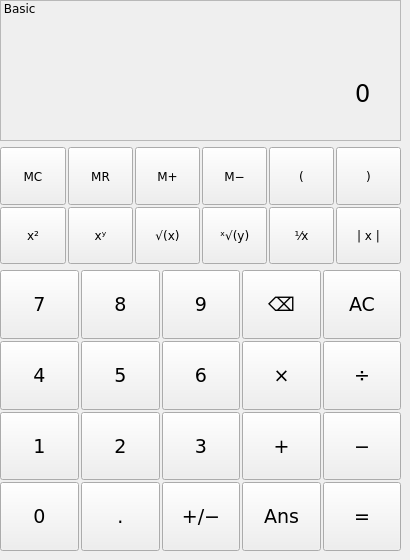
    <widget class="QWidget" name="basic_view">
     <widget class="QWidget" name="widget" native="true">
      <property name="geometry">
       <rect>
        <x>0</x>
        <y>0</y>
        <width>401</width>
        <height>551</height>
       </rect>
      </property>
      <property name="sizePolicy">
       <sizepolicy hsizetype="Expanding" vsizetype="Expanding">
        <horstretch>0</horstretch>
        <verstretch>0</verstretch>
       </sizepolicy>
      </property>
      <layout class="QVBoxLayout" name="basic" stretch="6,5,12">
       <item>
        <widget class="QFrame" name="display_2">
         <property name="sizePolicy">
          <sizepolicy hsizetype="Expanding" vsizetype="Expanding">
           <horstretch>0</horstretch>
           <verstretch>0</verstretch>
          </sizepolicy>
         </property>
         <property name="font">
          <font>
           <family>DejaVu Sans</family>
           <pointsize>12</pointsize>
          </font>
         </property>
         <property name="frameShape">
          <enum>QFrame::Shape::StyledPanel</enum>
         </property>
         <property name="frameShadow">
          <enum>QFrame::Shadow::Raised</enum>
         </property>
         <property name="lineWidth">
          <number>2</number>
         </property>
         <widget class="QWidget" name="verticalLayoutWidget_2">
          <property name="geometry">
           <rect>
            <x>0</x>
            <y>0</y>
            <width>371</width>
            <height>131</height>
           </rect>
          </property>
          <layout class="QVBoxLayout" name="displayLayout_2" stretch="4,6">
           <item alignment="Qt::AlignmentFlag::AlignRight|Qt::AlignmentFlag::AlignBottom">
            <widget class="QLabel" name="equationLabel_2">
             <property name="font">
              <font>
               <family>DejaVu Sans</family>
               <pointsize>11</pointsize>
              </font>
             </property>
             <property name="text">
              <string/>
             </property>
            </widget>
           </item>
           <item alignment="Qt::AlignmentFlag::AlignRight|Qt::AlignmentFlag::AlignVCenter">
            <widget class="QLabel" name="answerInputLabel_2">
             <property name="font">
              <font>
               <family>DejaVu Sans</family>
               <pointsize>18</pointsize>
              </font>
             </property>
             <property name="layoutDirection">
              <enum>Qt::LayoutDirection::LeftToRight</enum>
             </property>
             <property name="text">
              <string>0</string>
             </property>
            </widget>
           </item>
          </layout>
         </widget>
         <widget class="QLabel" name="modeDisplay_2">
          <property name="geometry">
           <rect>
            <x>0</x>
            <y>0</y>
            <width>71</width>
            <height>16</height>
           </rect>
          </property>
          <property name="font">
           <font>
            <family>DejaVu Sans</family>
            <pointsize>9</pointsize>
           </font>
          </property>
          <property name="text">
           <string> Basic</string>
          </property>
         </widget>
        </widget>
       </item>
       <item>
        <layout class="QGridLayout" name="scientificFunctionsInput_2" rowstretch="1,1" columnstretch="1,0,0,0,0,0">
         <property name="leftMargin">
          <number>0</number>
         </property>
         <property name="spacing">
          <number>2</number>
         </property>
         <item row="1" column="1">
          <widget class="QPushButton" name="exponential_2">
           <property name="sizePolicy">
            <sizepolicy hsizetype="Expanding" vsizetype="Expanding">
             <horstretch>0</horstretch>
             <verstretch>0</verstretch>
            </sizepolicy>
           </property>
           <property name="font">
            <font>
             <family>DejaVu Sans</family>
             <pointsize>9</pointsize>
            </font>
           </property>
           <property name="toolTip">
            <string>Exponential</string>
           </property>
           <property name="text">
            <string>xʸ</string>
           </property>
          </widget>
         </item>
         <item row="0" column="2">
          <widget class="QPushButton" name="memory_add_2">
           <property name="sizePolicy">
            <sizepolicy hsizetype="Expanding" vsizetype="Expanding">
             <horstretch>0</horstretch>
             <verstretch>0</verstretch>
            </sizepolicy>
           </property>
           <property name="font">
            <font>
             <family>DejaVu Sans</family>
             <pointsize>9</pointsize>
            </font>
           </property>
           <property name="toolTip">
            <string>Memory Add</string>
           </property>
           <property name="text">
            <string>M+</string>
           </property>
          </widget>
         </item>
         <item row="1" column="3">
          <widget class="QPushButton" name="x_th_root_2">
           <property name="sizePolicy">
            <sizepolicy hsizetype="Expanding" vsizetype="Expanding">
             <horstretch>0</horstretch>
             <verstretch>0</verstretch>
            </sizepolicy>
           </property>
           <property name="font">
            <font>
             <family>DejaVu Sans</family>
             <pointsize>9</pointsize>
            </font>
           </property>
           <property name="toolTip">
            <string>x-th Root</string>
           </property>
           <property name="text">
            <string>ˣ√(y)</string>
           </property>
          </widget>
         </item>
         <item row="1" column="0">
          <widget class="QPushButton" name="square_2">
           <property name="sizePolicy">
            <sizepolicy hsizetype="Expanding" vsizetype="Expanding">
             <horstretch>0</horstretch>
             <verstretch>0</verstretch>
            </sizepolicy>
           </property>
           <property name="font">
            <font>
             <family>DejaVu Sans</family>
             <pointsize>9</pointsize>
            </font>
           </property>
           <property name="toolTip">
            <string>Square</string>
           </property>
           <property name="text">
            <string>x²</string>
           </property>
          </widget>
         </item>
         <item row="0" column="4">
          <widget class="QPushButton" name="parentheses_left_2">
           <property name="sizePolicy">
            <sizepolicy hsizetype="Expanding" vsizetype="Expanding">
             <horstretch>0</horstretch>
             <verstretch>0</verstretch>
            </sizepolicy>
           </property>
           <property name="font">
            <font>
             <family>DejaVu Sans</family>
             <pointsize>9</pointsize>
            </font>
           </property>
           <property name="toolTip">
            <string>Left Parentheses</string>
           </property>
           <property name="text">
            <string>(</string>
           </property>
          </widget>
         </item>
         <item row="1" column="4">
          <widget class="QPushButton" name="reciprocal_2">
           <property name="sizePolicy">
            <sizepolicy hsizetype="Expanding" vsizetype="Expanding">
             <horstretch>0</horstretch>
             <verstretch>0</verstretch>
            </sizepolicy>
           </property>
           <property name="font">
            <font>
             <family>DejaVu Sans</family>
             <pointsize>9</pointsize>
            </font>
           </property>
           <property name="toolTip">
            <string>Reciprocal</string>
           </property>
           <property name="text">
            <string>⅟x</string>
           </property>
          </widget>
         </item>
         <item row="0" column="3">
          <widget class="QPushButton" name="memory_subtract_2">
           <property name="sizePolicy">
            <sizepolicy hsizetype="Expanding" vsizetype="Expanding">
             <horstretch>0</horstretch>
             <verstretch>0</verstretch>
            </sizepolicy>
           </property>
           <property name="font">
            <font>
             <family>DejaVu Sans</family>
             <pointsize>9</pointsize>
            </font>
           </property>
           <property name="toolTip">
            <string>Memory Subtract</string>
           </property>
           <property name="text">
            <string>M−</string>
           </property>
          </widget>
         </item>
         <item row="1" column="2">
          <widget class="QPushButton" name="square_root_2">
           <property name="sizePolicy">
            <sizepolicy hsizetype="Expanding" vsizetype="Expanding">
             <horstretch>0</horstretch>
             <verstretch>0</verstretch>
            </sizepolicy>
           </property>
           <property name="font">
            <font>
             <family>DejaVu Sans</family>
             <pointsize>9</pointsize>
            </font>
           </property>
           <property name="toolTip">
            <string>Square Root</string>
           </property>
           <property name="text">
            <string>√(x)</string>
           </property>
          </widget>
         </item>
         <item row="0" column="1">
          <widget class="QPushButton" name="memory_recall_2">
           <property name="sizePolicy">
            <sizepolicy hsizetype="Expanding" vsizetype="Expanding">
             <horstretch>0</horstretch>
             <verstretch>0</verstretch>
            </sizepolicy>
           </property>
           <property name="font">
            <font>
             <family>DejaVu Sans</family>
             <pointsize>9</pointsize>
            </font>
           </property>
           <property name="toolTip">
            <string>Memory Recall</string>
           </property>
           <property name="text">
            <string>MR</string>
           </property>
          </widget>
         </item>
         <item row="0" column="5">
          <widget class="QPushButton" name="parentheses_right_2">
           <property name="sizePolicy">
            <sizepolicy hsizetype="Expanding" vsizetype="Expanding">
             <horstretch>0</horstretch>
             <verstretch>0</verstretch>
            </sizepolicy>
           </property>
           <property name="font">
            <font>
             <family>DejaVu Sans</family>
             <pointsize>9</pointsize>
            </font>
           </property>
           <property name="toolTip">
            <string>Right Parentheses</string>
           </property>
           <property name="text">
            <string>)</string>
           </property>
          </widget>
         </item>
         <item row="1" column="5">
          <widget class="QPushButton" name="absolute_value_2">
           <property name="sizePolicy">
            <sizepolicy hsizetype="Expanding" vsizetype="Expanding">
             <horstretch>0</horstretch>
             <verstretch>0</verstretch>
            </sizepolicy>
           </property>
           <property name="font">
            <font>
             <family>DejaVu Sans</family>
             <pointsize>9</pointsize>
            </font>
           </property>
           <property name="toolTip">
            <string>Absolute Value</string>
           </property>
           <property name="statusTip">
            <string/>
           </property>
           <property name="text">
            <string>| x |</string>
           </property>
          </widget>
         </item>
         <item row="0" column="0">
          <widget class="QPushButton" name="memory_clear_2">
           <property name="sizePolicy">
            <sizepolicy hsizetype="Expanding" vsizetype="Expanding">
             <horstretch>0</horstretch>
             <verstretch>0</verstretch>
            </sizepolicy>
           </property>
           <property name="font">
            <font>
             <family>DejaVu Sans</family>
             <pointsize>9</pointsize>
            </font>
           </property>
           <property name="toolTip">
            <string>Memory Clear</string>
           </property>
           <property name="text">
            <string>MC</string>
           </property>
          </widget>
         </item>
        </layout>
       </item>
       <item>
        <layout class="QGridLayout" name="arithmeticButtons_2">
         <property name="spacing">
          <number>2</number>
         </property>
         <item row="0" column="0">
          <widget class="QPushButton" name="n7_2">
           <property name="sizePolicy">
            <sizepolicy hsizetype="Expanding" vsizetype="Expanding">
             <horstretch>0</horstretch>
             <verstretch>0</verstretch>
            </sizepolicy>
           </property>
           <property name="font">
            <font>
             <family>DejaVu Sans</family>
             <pointsize>14</pointsize>
            </font>
           </property>
           <property name="toolTip">
            <string>Seven</string>
           </property>
           <property name="text">
            <string>7</string>
           </property>
          </widget>
         </item>
         <item row="3" column="3">
          <widget class="QPushButton" name="ans_2">
           <property name="sizePolicy">
            <sizepolicy hsizetype="Expanding" vsizetype="Expanding">
             <horstretch>0</horstretch>
             <verstretch>0</verstretch>
            </sizepolicy>
           </property>
           <property name="font">
            <font>
             <family>DejaVu Sans</family>
             <pointsize>14</pointsize>
            </font>
           </property>
           <property name="toolTip">
            <string>Previous Answer</string>
           </property>
           <property name="text">
            <string>Ans</string>
           </property>
          </widget>
         </item>
         <item row="2" column="1">
          <widget class="QPushButton" name="n2_2">
           <property name="sizePolicy">
            <sizepolicy hsizetype="Expanding" vsizetype="Expanding">
             <horstretch>0</horstretch>
             <verstretch>0</verstretch>
            </sizepolicy>
           </property>
           <property name="font">
            <font>
             <family>DejaVu Sans</family>
             <pointsize>14</pointsize>
            </font>
           </property>
           <property name="toolTip">
            <string>Two</string>
           </property>
           <property name="text">
            <string>2</string>
           </property>
          </widget>
         </item>
         <item row="2" column="3">
          <widget class="QPushButton" name="add_2">
           <property name="sizePolicy">
            <sizepolicy hsizetype="Expanding" vsizetype="Expanding">
             <horstretch>0</horstretch>
             <verstretch>0</verstretch>
            </sizepolicy>
           </property>
           <property name="font">
            <font>
             <family>DejaVu Sans</family>
             <pointsize>14</pointsize>
            </font>
           </property>
           <property name="toolTip">
            <string>Add</string>
           </property>
           <property name="text">
            <string>+</string>
           </property>
          </widget>
         </item>
         <item row="3" column="2">
          <widget class="QPushButton" name="negate_2">
           <property name="sizePolicy">
            <sizepolicy hsizetype="Expanding" vsizetype="Expanding">
             <horstretch>0</horstretch>
             <verstretch>0</verstretch>
            </sizepolicy>
           </property>
           <property name="font">
            <font>
             <family>DejaVu Sans</family>
             <pointsize>14</pointsize>
            </font>
           </property>
           <property name="toolTip">
            <string>Negative</string>
           </property>
           <property name="text">
            <string>+/−</string>
           </property>
          </widget>
         </item>
         <item row="0" column="4">
          <widget class="QPushButton" name="ac_2">
           <property name="sizePolicy">
            <sizepolicy hsizetype="Expanding" vsizetype="Expanding">
             <horstretch>0</horstretch>
             <verstretch>0</verstretch>
            </sizepolicy>
           </property>
           <property name="font">
            <font>
             <family>DejaVu Sans</family>
             <pointsize>14</pointsize>
             <bold>false</bold>
            </font>
           </property>
           <property name="toolTip">
            <string>All Clear</string>
           </property>
           <property name="text">
            <string>AC</string>
           </property>
          </widget>
         </item>
         <item row="1" column="0">
          <widget class="QPushButton" name="n4_2">
           <property name="sizePolicy">
            <sizepolicy hsizetype="Expanding" vsizetype="Expanding">
             <horstretch>0</horstretch>
             <verstretch>0</verstretch>
            </sizepolicy>
           </property>
           <property name="font">
            <font>
             <family>DejaVu Sans</family>
             <pointsize>14</pointsize>
            </font>
           </property>
           <property name="toolTip">
            <string>Four</string>
           </property>
           <property name="text">
            <string>4</string>
           </property>
          </widget>
         </item>
         <item row="1" column="2">
          <widget class="QPushButton" name="n6_2">
           <property name="sizePolicy">
            <sizepolicy hsizetype="Expanding" vsizetype="Expanding">
             <horstretch>0</horstretch>
             <verstretch>0</verstretch>
            </sizepolicy>
           </property>
           <property name="font">
            <font>
             <family>DejaVu Sans</family>
             <pointsize>14</pointsize>
            </font>
           </property>
           <property name="toolTip">
            <string>Six</string>
           </property>
           <property name="text">
            <string>6</string>
           </property>
          </widget>
         </item>
         <item row="0" column="3">
          <widget class="QPushButton" name="backspace_2">
           <property name="sizePolicy">
            <sizepolicy hsizetype="Expanding" vsizetype="Expanding">
             <horstretch>0</horstretch>
             <verstretch>0</verstretch>
            </sizepolicy>
           </property>
           <property name="font">
            <font>
             <family>DejaVu Sans</family>
             <pointsize>14</pointsize>
             <bold>false</bold>
            </font>
           </property>
           <property name="toolTip">
            <string>Backspace</string>
           </property>
           <property name="text">
            <string>⌫</string>
           </property>
          </widget>
         </item>
         <item row="1" column="1">
          <widget class="QPushButton" name="n5_2">
           <property name="sizePolicy">
            <sizepolicy hsizetype="Expanding" vsizetype="Expanding">
             <horstretch>0</horstretch>
             <verstretch>0</verstretch>
            </sizepolicy>
           </property>
           <property name="font">
            <font>
             <family>DejaVu Sans</family>
             <pointsize>14</pointsize>
            </font>
           </property>
           <property name="toolTip">
            <string>Five</string>
           </property>
           <property name="text">
            <string>5</string>
           </property>
          </widget>
         </item>
         <item row="3" column="0">
          <widget class="QPushButton" name="n0_2">
           <property name="sizePolicy">
            <sizepolicy hsizetype="Expanding" vsizetype="Expanding">
             <horstretch>0</horstretch>
             <verstretch>0</verstretch>
            </sizepolicy>
           </property>
           <property name="font">
            <font>
             <family>DejaVu Sans</family>
             <pointsize>14</pointsize>
            </font>
           </property>
           <property name="toolTip">
            <string>Zero</string>
           </property>
           <property name="text">
            <string>0</string>
           </property>
          </widget>
         </item>
         <item row="0" column="2">
          <widget class="QPushButton" name="n9_2">
           <property name="sizePolicy">
            <sizepolicy hsizetype="Expanding" vsizetype="Expanding">
             <horstretch>0</horstretch>
             <verstretch>0</verstretch>
            </sizepolicy>
           </property>
           <property name="font">
            <font>
             <family>DejaVu Sans</family>
             <pointsize>14</pointsize>
            </font>
           </property>
           <property name="toolTip">
            <string>Nine</string>
           </property>
           <property name="text">
            <string>9</string>
           </property>
          </widget>
         </item>
         <item row="3" column="4">
          <widget class="QPushButton" name="equals_2">
           <property name="sizePolicy">
            <sizepolicy hsizetype="Expanding" vsizetype="Expanding">
             <horstretch>0</horstretch>
             <verstretch>0</verstretch>
            </sizepolicy>
           </property>
           <property name="font">
            <font>
             <family>DejaVu Sans</family>
             <pointsize>14</pointsize>
             <bold>false</bold>
            </font>
           </property>
           <property name="mouseTracking">
            <bool>false</bool>
           </property>
           <property name="contextMenuPolicy">
            <enum>Qt::ContextMenuPolicy::DefaultContextMenu</enum>
           </property>
           <property name="toolTip">
            <string>Equals</string>
           </property>
           <property name="text">
            <string>=</string>
           </property>
          </widget>
         </item>
         <item row="1" column="4">
          <widget class="QPushButton" name="divide_2">
           <property name="sizePolicy">
            <sizepolicy hsizetype="Expanding" vsizetype="Expanding">
             <horstretch>0</horstretch>
             <verstretch>0</verstretch>
            </sizepolicy>
           </property>
           <property name="font">
            <font>
             <family>DejaVu Sans</family>
             <pointsize>14</pointsize>
            </font>
           </property>
           <property name="toolTip">
            <string>Divide</string>
           </property>
           <property name="text">
            <string>÷</string>
           </property>
          </widget>
         </item>
         <item row="2" column="0">
          <widget class="QPushButton" name="n1_2">
           <property name="sizePolicy">
            <sizepolicy hsizetype="Expanding" vsizetype="Expanding">
             <horstretch>0</horstretch>
             <verstretch>0</verstretch>
            </sizepolicy>
           </property>
           <property name="font">
            <font>
             <family>DejaVu Sans</family>
             <pointsize>14</pointsize>
            </font>
           </property>
           <property name="toolTip">
            <string>One</string>
           </property>
           <property name="text">
            <string>1</string>
           </property>
          </widget>
         </item>
         <item row="1" column="3">
          <widget class="QPushButton" name="multiply_2">
           <property name="sizePolicy">
            <sizepolicy hsizetype="Expanding" vsizetype="Expanding">
             <horstretch>0</horstretch>
             <verstretch>0</verstretch>
            </sizepolicy>
           </property>
           <property name="font">
            <font>
             <family>DejaVu Sans</family>
             <pointsize>14</pointsize>
            </font>
           </property>
           <property name="toolTip">
            <string>Multiply</string>
           </property>
           <property name="text">
            <string>×</string>
           </property>
          </widget>
         </item>
         <item row="2" column="4">
          <widget class="QPushButton" name="subtract_2">
           <property name="sizePolicy">
            <sizepolicy hsizetype="Expanding" vsizetype="Expanding">
             <horstretch>0</horstretch>
             <verstretch>0</verstretch>
            </sizepolicy>
           </property>
           <property name="font">
            <font>
             <family>DejaVu Sans</family>
             <pointsize>14</pointsize>
            </font>
           </property>
           <property name="toolTip">
            <string>Subtract</string>
           </property>
           <property name="text">
            <string>−</string>
           </property>
          </widget>
         </item>
         <item row="3" column="1">
          <widget class="QPushButton" name="decimal_point_2">
           <property name="sizePolicy">
            <sizepolicy hsizetype="Expanding" vsizetype="Expanding">
             <horstretch>0</horstretch>
             <verstretch>0</verstretch>
            </sizepolicy>
           </property>
           <property name="font">
            <font>
             <family>DejaVu Sans</family>
             <pointsize>14</pointsize>
            </font>
           </property>
           <property name="toolTip">
            <string>Decimal Point</string>
           </property>
           <property name="text">
            <string>.</string>
           </property>
          </widget>
         </item>
         <item row="2" column="2">
          <widget class="QPushButton" name="n3_2">
           <property name="sizePolicy">
            <sizepolicy hsizetype="Expanding" vsizetype="Expanding">
             <horstretch>0</horstretch>
             <verstretch>0</verstretch>
            </sizepolicy>
           </property>
           <property name="font">
            <font>
             <family>DejaVu Sans</family>
             <pointsize>14</pointsize>
            </font>
           </property>
           <property name="toolTip">
            <string>Three</string>
           </property>
           <property name="text">
            <string>3</string>
           </property>
          </widget>
         </item>
         <item row="0" column="1">
          <widget class="QPushButton" name="n8_2">
           <property name="sizePolicy">
            <sizepolicy hsizetype="Expanding" vsizetype="Expanding">
             <horstretch>0</horstretch>
             <verstretch>0</verstretch>
            </sizepolicy>
           </property>
           <property name="font">
            <font>
             <family>DejaVu Sans</family>
             <pointsize>14</pointsize>
            </font>
           </property>
           <property name="toolTip">
            <string>Eight</string>
           </property>
           <property name="text">
            <string>8</string>
           </property>
          </widget>
         </item>
        </layout>
       </item>
      </layout>
     </widget>
    </widget>
